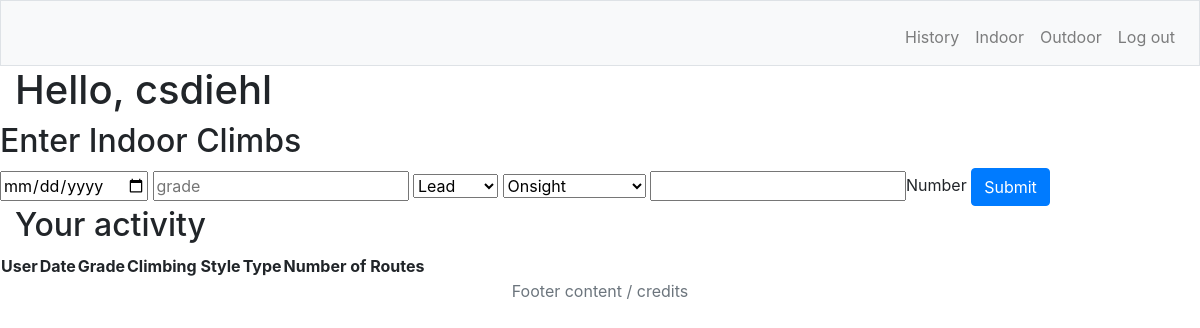
Before: /homepage (signed in) with the older database file.
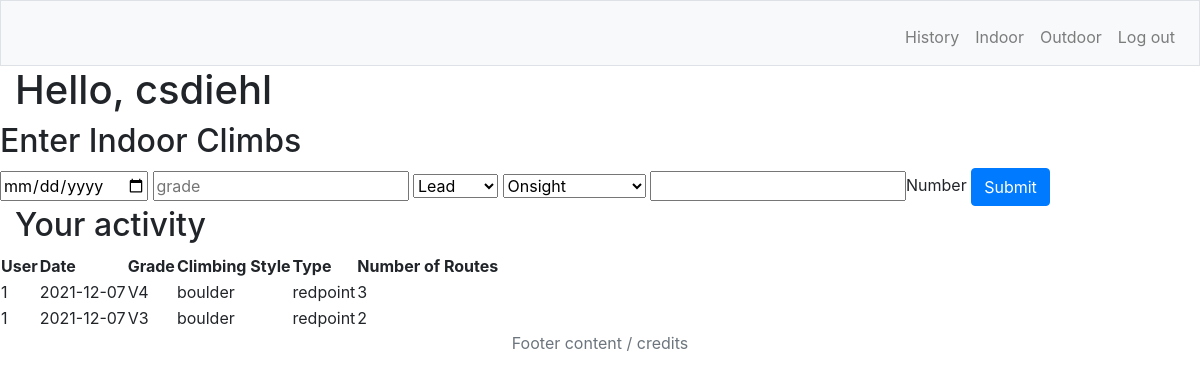
After: the same page with the newer database file.
### tables this page shows
CREATE TABLE users (username TEXT UNIQUE, user_id INTEGER PRIMARY KEY);

CREATE TABLE indoor (user_id INTEGER NOT NULL, date TEXT, grade TEXT, type TEXT, num_routes INTEGER, send_type TEXT, FOREIGN KEY (user_id) REFERENCES users (user_id));

### app.py (the view)
@app.route("/homepage", methods =['GET', 'POST'])
def homepage():
    user = session['user_id']
    if request.method == "POST":
        send_type = request.form.get('send_type')
        grade = request.form.get('grade')
        type = request.form.get('type')
        date = request.form.get('date')
        number = request.form.get('num_routes')
        conn = get_db()
        conn.execute("INSERT INTO indoor (user_id, date, grade, type, num_routes, send_type) VALUES (?, ?, ?, ?, ?, ?)", (user, date, grade, type, number, send_type))
        conn.commit()
        conn.close()
        return redirect("/homepage")
    else:
        conn = get_db()
        rows = conn.execute('SELECT * FROM indoor WHERE user_id = ?', (user,) ).fetchall()
        users = conn.execute("SELECT username FROM users WHERE user_id = ?", (user, )).fetchall()
        person = users[0]['username']
        conn.close()
        return render_template('index.html', person = person, rows = rows)

### app.py (called while the page is built)
def get_db():
    conn = sql.connect('climbs.db')
    conn.row_factory = sql.Row
    return conn

### templates/index.html (shortened to what this page needs)
{% extends "layout.html" %}
{% block main %}
<h1>Hello, {{ person }}</h1>
<div class = "row">
    <h2>Enter Indoor Climbs</h2>
    <form action = "/homepage" method = "post">
        <input type = "date" placeholder = "date" name = "date">
        <input type = "text" placeholder = "grade" name = "grade">
        <select name = "type">
            <option value = "lead">Lead</option>
        </select>
        <select name = "send_type">
            <option value = "onsight">Onsight</option>
        </select>
        <input type = "number" name = "num_routes">Number</input>
        <button class = "btn btn-primary" type = "submit">Submit</button>
    </form>
</div>
<h2>Your activity</h2>
<div class = "row">
    <table id = "results-table">
        <tr>
            <th>User</th>
            <th>Date</th>
            <th>Grade</th>
            <th>Climbing Style</th>
            <th>Type</th>
            <th>Number of Routes</th>
        </tr>
        {% for row in rows %}
        <tr>
            <td>{{ row['user_id'] }}</td>
            <td>{{ row['date'] }}</td>
            <td>{{ row['grade'] }}</td>
            <td>{{ row['type'] }}</td>
            <td>{{ row['send_type'] }}</td>
            <td>{{ row['num_routes'] }}</td>
        </tr>
        {% endfor %}
    </table>
</div>
{% endblock %}

### templates/layout.html (shortened to what this page needs)
<!DOCTYPE html>
<html lang = "en">
<head>
    <link href = "static/styles.css" rel = "stylesheet">
    <link rel="stylesheet" href="https://cdn.jsdelivr.net/npm/bootstrap@4.5.3/dist/css/bootstrap.min.css">
</head>
<nav class = "navbar navbar-expand-md navbar-light bg-light border">
    {% if session.user_id %}
        <ul class="navbar-nav mr-auto mt-2">
            <li class="nav-item"><a class="nav-link" href="#">History</a></li>
            <li class="nav-item"><a class="nav-link" href="/homepage">Indoor</a></li>
            <li class="nav-item"><a class="nav-link" href="#">Outdoor</a></li>
            <li class="nav-item"><a class="nav-link" href="/logout">Log out</a></li>
        </ul>
    {% endif %}
</nav>
<body>
   <main class = "container-fluid">
    {% block main %}{% endblock %}
   </main>
</body>
<footer class = "text-center text-muted">
    <p>Footer content / credits</p>
</footer>
</html>

### static/styles.css (style rules this page uses)
body { font-family: 'Segoe UI', Tahoma, Geneva, Verdana, sans-serif; font-weight: 400; }

Changed rows visible on the page:
added indoor: user_id "1", date "2021-12-07", grade "V4", type "boulder", send_type "redpoint", num_routes "3"
added indoor: user_id "1", date "2021-12-07", grade "V3", type "boulder", send_type "redpoint", num_routes "2"
